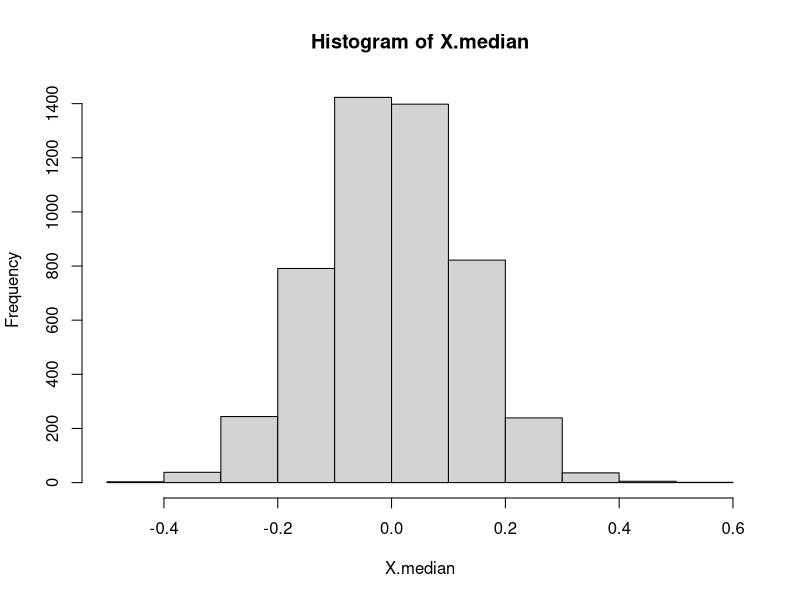

This figure's R source:
X.median = numeric(5000)
for(i in 1:5000) {
  X = rnorm(99, mean = 0, sd = 1)
  X.median[i] = median(X)
}
print(mean(X.median))
print(sd(X.median))
hist(X.median)